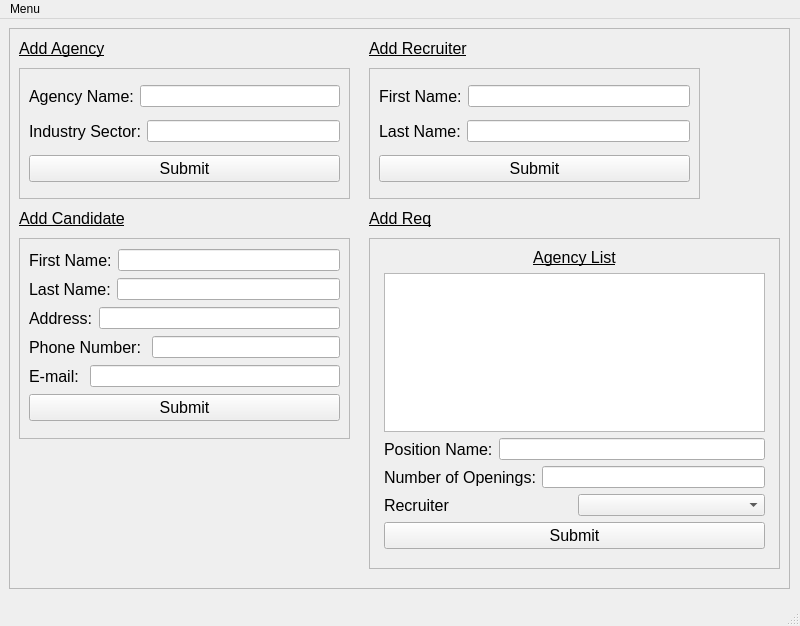
<?xml version="1.0" encoding="UTF-8"?>
<ui version="4.0">
 <class>MainWindow</class>
 <widget class="QMainWindow" name="MainWindow">
  <property name="geometry">
   <rect>
    <x>0</x>
    <y>0</y>
    <width>800</width>
    <height>626</height>
   </rect>
  </property>
  <property name="windowTitle">
   <string>MainWindow</string>
  </property>
  <widget class="QWidget" name="centralwidget">
   <widget class="QFrame" name="frame">
    <property name="geometry">
     <rect>
      <x>9</x>
      <y>9</y>
      <width>781</width>
      <height>561</height>
     </rect>
    </property>
    <property name="frameShape">
     <enum>QFrame::StyledPanel</enum>
    </property>
    <property name="frameShadow">
     <enum>QFrame::Raised</enum>
    </property>
    <widget class="QFrame" name="frame_3">
     <property name="geometry">
      <rect>
       <x>10</x>
       <y>40</y>
       <width>331</width>
       <height>131</height>
      </rect>
     </property>
     <property name="frameShape">
      <enum>QFrame::StyledPanel</enum>
     </property>
     <property name="frameShadow">
      <enum>QFrame::Raised</enum>
     </property>
     <widget class="QWidget" name="layoutWidget">
      <property name="geometry">
       <rect>
        <x>10</x>
        <y>10</y>
        <width>311</width>
        <height>111</height>
       </rect>
      </property>
      <layout class="QVBoxLayout" name="verticalLayout">
       <item>
        <layout class="QHBoxLayout" name="horizontalLayout">
         <item>
          <widget class="QLabel" name="label_3">
           <property name="font">
            <font>
             <pointsize>12</pointsize>
            </font>
           </property>
           <property name="text">
            <string>Agency Name:</string>
           </property>
          </widget>
         </item>
         <item>
          <widget class="QLineEdit" name="agency_name_input"/>
         </item>
        </layout>
       </item>
       <item>
        <layout class="QHBoxLayout" name="horizontalLayout_2">
         <item>
          <widget class="QLabel" name="label_7">
           <property name="font">
            <font>
             <pointsize>12</pointsize>
            </font>
           </property>
           <property name="text">
            <string>Industry Sector:</string>
           </property>
          </widget>
         </item>
         <item>
          <widget class="QLineEdit" name="industry_sector_input"/>
         </item>
        </layout>
       </item>
       <item>
        <widget class="QPushButton" name="agency_button">
         <property name="font">
          <font>
           <pointsize>12</pointsize>
          </font>
         </property>
         <property name="text">
          <string>Submit</string>
         </property>
        </widget>
       </item>
      </layout>
     </widget>
    </widget>
    <widget class="QFrame" name="frame_4">
     <property name="geometry">
      <rect>
       <x>10</x>
       <y>210</y>
       <width>331</width>
       <height>201</height>
      </rect>
     </property>
     <property name="frameShape">
      <enum>QFrame::StyledPanel</enum>
     </property>
     <property name="frameShadow">
      <enum>QFrame::Raised</enum>
     </property>
     <widget class="QWidget" name="layoutWidget_2">
      <property name="geometry">
       <rect>
        <x>10</x>
        <y>10</y>
        <width>311</width>
        <height>179</height>
       </rect>
      </property>
      <layout class="QVBoxLayout" name="verticalLayout_3">
       <item>
        <layout class="QHBoxLayout" name="horizontalLayout_5">
         <item>
          <widget class="QLabel" name="first_name_label">
           <property name="font">
            <font>
             <pointsize>12</pointsize>
            </font>
           </property>
           <property name="text">
            <string>First Name:</string>
           </property>
          </widget>
         </item>
         <item>
          <widget class="QLineEdit" name="candidate_first_name_input"/>
         </item>
        </layout>
       </item>
       <item>
        <layout class="QHBoxLayout" name="horizontalLayout_6">
         <item>
          <widget class="QLabel" name="last_name_label">
           <property name="font">
            <font>
             <pointsize>12</pointsize>
            </font>
           </property>
           <property name="text">
            <string>Last Name:</string>
           </property>
          </widget>
         </item>
         <item>
          <widget class="QLineEdit" name="candidate_last_name_input"/>
         </item>
        </layout>
       </item>
       <item>
        <layout class="QHBoxLayout" name="horizontalLayout_9">
         <item>
          <widget class="QLabel" name="address_label">
           <property name="font">
            <font>
             <pointsize>12</pointsize>
            </font>
           </property>
           <property name="text">
            <string>Address:</string>
           </property>
          </widget>
         </item>
         <item>
          <widget class="QLineEdit" name="address_input"/>
         </item>
        </layout>
       </item>
       <item>
        <layout class="QHBoxLayout" name="horizontalLayout_7">
         <item>
          <widget class="QLabel" name="number_label">
           <property name="font">
            <font>
             <pointsize>12</pointsize>
            </font>
           </property>
           <property name="text">
            <string>Phone Number: </string>
           </property>
          </widget>
         </item>
         <item>
          <widget class="QLineEdit" name="number_input"/>
         </item>
        </layout>
       </item>
       <item>
        <layout class="QHBoxLayout" name="horizontalLayout_8">
         <item>
          <widget class="QLabel" name="email_label">
           <property name="font">
            <font>
             <pointsize>12</pointsize>
            </font>
           </property>
           <property name="text">
            <string>E-mail: </string>
           </property>
          </widget>
         </item>
         <item>
          <widget class="QLineEdit" name="email_input"/>
         </item>
        </layout>
       </item>
       <item>
        <widget class="QPushButton" name="candidate_button">
         <property name="font">
          <font>
           <pointsize>12</pointsize>
          </font>
         </property>
         <property name="text">
          <string>Submit</string>
         </property>
        </widget>
       </item>
      </layout>
     </widget>
    </widget>
    <widget class="QFrame" name="frame_5">
     <property name="geometry">
      <rect>
       <x>360</x>
       <y>210</y>
       <width>411</width>
       <height>331</height>
      </rect>
     </property>
     <property name="frameShape">
      <enum>QFrame::StyledPanel</enum>
     </property>
     <property name="frameShadow">
      <enum>QFrame::Raised</enum>
     </property>
     <widget class="QWidget" name="layoutWidget">
      <property name="geometry">
       <rect>
        <x>15</x>
        <y>10</y>
        <width>381</width>
        <height>301</height>
       </rect>
      </property>
      <layout class="QVBoxLayout" name="verticalLayout_4">
       <item>
        <widget class="QLabel" name="label_5">
         <property name="font">
          <font>
           <pointsize>12</pointsize>
           <underline>true</underline>
          </font>
         </property>
         <property name="text">
          <string>Agency List</string>
         </property>
         <property name="alignment">
          <set>Qt::AlignCenter</set>
         </property>
        </widget>
       </item>
       <item>
        <widget class="QListWidget" name="agency_list"/>
       </item>
       <item>
        <layout class="QVBoxLayout" name="verticalLayout_6">
         <item>
          <layout class="QHBoxLayout" name="horizontalLayout_12">
           <item>
            <widget class="QLabel" name="label_22">
             <property name="font">
              <font>
               <pointsize>12</pointsize>
              </font>
             </property>
             <property name="text">
              <string>Position Name:</string>
             </property>
            </widget>
           </item>
           <item>
            <widget class="QLineEdit" name="position_name_input"/>
           </item>
          </layout>
         </item>
         <item>
          <layout class="QHBoxLayout" name="horizontalLayout_13">
           <item>
            <widget class="QLabel" name="label_23">
             <property name="font">
              <font>
               <pointsize>12</pointsize>
              </font>
             </property>
             <property name="text">
              <string>Number of Openings:</string>
             </property>
            </widget>
           </item>
           <item>
            <widget class="QLineEdit" name="num_openings_input"/>
           </item>
          </layout>
         </item>
         <item>
          <layout class="QHBoxLayout" name="horizontalLayout_14">
           <item>
            <widget class="QLabel" name="label_24">
             <property name="font">
              <font>
               <pointsize>12</pointsize>
              </font>
             </property>
             <property name="text">
              <string>Recruiter </string>
             </property>
            </widget>
           </item>
           <item>
            <widget class="QComboBox" name="recruiter_dropdown"/>
           </item>
          </layout>
         </item>
         <item>
          <widget class="QPushButton" name="position_button">
           <property name="font">
            <font>
             <pointsize>12</pointsize>
            </font>
           </property>
           <property name="text">
            <string>Submit</string>
           </property>
          </widget>
         </item>
        </layout>
       </item>
      </layout>
     </widget>
    </widget>
    <widget class="QLabel" name="label">
     <property name="geometry">
      <rect>
       <x>10</x>
       <y>10</y>
       <width>101</width>
       <height>21</height>
      </rect>
     </property>
     <property name="font">
      <font>
       <pointsize>12</pointsize>
       <underline>true</underline>
      </font>
     </property>
     <property name="text">
      <string>Add Agency</string>
     </property>
    </widget>
    <widget class="QLabel" name="label_2">
     <property name="geometry">
      <rect>
       <x>10</x>
       <y>180</y>
       <width>111</width>
       <height>21</height>
      </rect>
     </property>
     <property name="font">
      <font>
       <pointsize>12</pointsize>
       <underline>true</underline>
      </font>
     </property>
     <property name="text">
      <string>Add Candidate</string>
     </property>
    </widget>
    <widget class="QLabel" name="label_6">
     <property name="geometry">
      <rect>
       <x>360</x>
       <y>180</y>
       <width>101</width>
       <height>21</height>
      </rect>
     </property>
     <property name="font">
      <font>
       <pointsize>12</pointsize>
       <underline>true</underline>
      </font>
     </property>
     <property name="text">
      <string>Add Req</string>
     </property>
    </widget>
    <widget class="QLabel" name="label_19">
     <property name="geometry">
      <rect>
       <x>360</x>
       <y>10</y>
       <width>121</width>
       <height>21</height>
      </rect>
     </property>
     <property name="font">
      <font>
       <pointsize>12</pointsize>
       <underline>true</underline>
      </font>
     </property>
     <property name="text">
      <string>Add Recruiter</string>
     </property>
    </widget>
    <widget class="QFrame" name="frame_9">
     <property name="geometry">
      <rect>
       <x>360</x>
       <y>40</y>
       <width>331</width>
       <height>131</height>
      </rect>
     </property>
     <property name="frameShape">
      <enum>QFrame::StyledPanel</enum>
     </property>
     <property name="frameShadow">
      <enum>QFrame::Raised</enum>
     </property>
     <widget class="QWidget" name="layoutWidget_3">
      <property name="geometry">
       <rect>
        <x>10</x>
        <y>10</y>
        <width>311</width>
        <height>111</height>
       </rect>
      </property>
      <layout class="QVBoxLayout" name="verticalLayout_5">
       <item>
        <layout class="QHBoxLayout" name="horizontalLayout_10">
         <item>
          <widget class="QLabel" name="label_20">
           <property name="font">
            <font>
             <pointsize>12</pointsize>
            </font>
           </property>
           <property name="text">
            <string>First Name:</string>
           </property>
          </widget>
         </item>
         <item>
          <widget class="QLineEdit" name="recruiter_first_name_input"/>
         </item>
        </layout>
       </item>
       <item>
        <layout class="QHBoxLayout" name="horizontalLayout_11">
         <item>
          <widget class="QLabel" name="label_4">
           <property name="font">
            <font>
             <pointsize>12</pointsize>
            </font>
           </property>
           <property name="text">
            <string>Last Name:</string>
           </property>
          </widget>
         </item>
         <item>
          <widget class="QLineEdit" name="recruiter_last_name_input"/>
         </item>
        </layout>
       </item>
       <item>
        <widget class="QPushButton" name="recruiter_button">
         <property name="font">
          <font>
           <pointsize>12</pointsize>
          </font>
         </property>
         <property name="text">
          <string>Submit</string>
         </property>
        </widget>
       </item>
      </layout>
     </widget>
    </widget>
    <widget class="QLabel" name="event_label">
     <property name="geometry">
      <rect>
       <x>1</x>
       <y>439</y>
       <width>361</width>
       <height>61</height>
      </rect>
     </property>
     <property name="font">
      <font>
       <pointsize>12</pointsize>
      </font>
     </property>
     <property name="text">
      <string/>
     </property>
     <property name="alignment">
      <set>Qt::AlignCenter</set>
     </property>
    </widget>
   </widget>
  </widget>
  <widget class="QMenuBar" name="menubar">
   <property name="geometry">
    <rect>
     <x>0</x>
     <y>0</y>
     <width>800</width>
     <height>19</height>
    </rect>
   </property>
   <widget class="QMenu" name="menuMenu">
    <property name="title">
     <string>Menu</string>
    </property>
    <addaction name="actionAdd"/>
    <addaction name="actionView_Candidate_s"/>
    <addaction name="actionView_Job_Orders"/>
   </widget>
   <addaction name="menuMenu"/>
  </widget>
  <widget class="QStatusBar" name="statusbar"/>
  <action name="actionAdd">
   <property name="text">
    <string>Add</string>
   </property>
  </action>
  <action name="actionView_Agency_s">
   <property name="text">
    <string>View Agency's</string>
   </property>
  </action>
  <action name="actionView_Candidate_s">
   <property name="text">
    <string>View Candidates</string>
   </property>
  </action>
  <action name="actionView_Job_Orders">
   <property name="text">
    <string>View Agency Reqs</string>
   </property>
  </action>
 </widget>
 <resources/>
 <connections/>
</ui>
